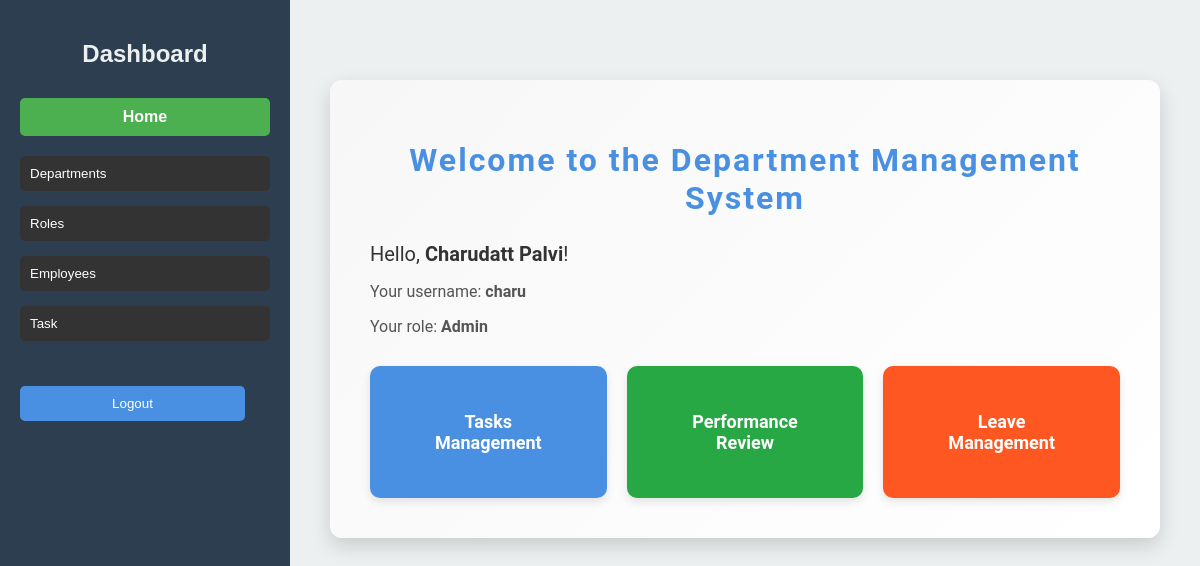
/ (signed in), run on the app's committed database.
### deptapp/models.py (models this page shows, shortened)
class Users(AbstractBaseUser, PermissionsMixin):
    first_name = models.CharField(max_length=50)
    last_name = models.CharField(max_length=50)
    email = models.EmailField(unique=True)
    mobile = models.CharField(max_length=10)
    role = models.ForeignKey('Roles', on_delete=models.SET_NULL, null=True)
    department = models.ForeignKey('Depart', on_delete=models.SET_NULL, null=True)
    reporting_manager = models.ForeignKey('self', on_delete=models.SET_NULL, null=True, blank=True)
    date_of_joining = models.DateField(auto_now_add=True)
    username = models.CharField(unique=True, max_length=100)
    password = models.CharField(max_length=255)
    created_at = models.DateTimeField(auto_now_add=True)
    updated_at = models.DateTimeField(auto_now=True)
    is_active = models.BooleanField(default=True)
    is_staff = models.BooleanField(default=False)
    objects = UserManager()
    USERNAME_FIELD = 'username'
    REQUIRED_FIELDS = ['email']

class Roles(models.Model):
    role_id = models.AutoField(primary_key=True)
    role_name = models.CharField(max_length=100)
    description = models.CharField(max_length=300)
    created_at = models.DateTimeField(auto_now_add=True)
    updated_at = models.DateTimeField(auto_now=True)
    status = models.BooleanField(default=True)

### deptapp/views.py (the view)
# urls.py: path('',views.showHome),
def showHome(request):
    user = Users.objects.get(username=request.user.username) if request.user.is_authenticated else None
    context = {
        'is_authenticated': bool(user),
        'user': user,
        'role': user.role.role_name if user and user.role else 'No Role Assigned',
    }
    return render(request, 'index.html', context)

### templates/index.html (shortened to what this page needs)
{% extends 'base.html' %}
{% load static %}
{% block content %}
<div class="welcome-container">
    <h1 class="page-title">Welcome to the Department Management System</h1>
    <div class="welcome-message">
        {% if is_authenticated %}
            <p class="greeting">Hello, <strong>{{ user.first_name }} {{ user.last_name }}</strong>!</p>
            <p class="info">Your username: <strong>{{ user.username }}</strong></p>
            <p class="info">Your role: <strong>{{ role }}</strong></p>
        {% else %}
            <p class="greeting">Hello, <strong>Guest User</strong>!</p>
            <p class="info">Please <a href="{% url 'login' %}" class="login-link">login</a> to access more features.</p>
        {% endif %}
    </div>
    <div class="action-boxes">
        <div class="box box-blue">
            <a href="{% url 'viewtasks' %}" class="box-link">Tasks Management</a>
        </div>
        <div class="box box-green">
            <a href="{% url 'view_reviews' %}" class="box-link">Performance Review</a>
        </div>
        <div class="box box-orange">
            {% if user.is_authenticated %}
                <a href="{% url 'leave_dashboard' %}" class="box-link">Leave Management</a>
            {% else %}
                <a class="box-link" id="leaveManagementBtn">Leave Management</a>
            {% endif %}
        </div>
    </div>
</div>
{% endblock %}

### static/css/style.css (style rules this page uses)
body, html { margin: 0; padding: 0; font-family: Arial, sans-serif; display: flex; height: 100vh; flex-direction: column; }
@media (min-width: 768px) { body { flex-direction: row; } }
h1 { text-align: center; color: #333; font-size: 2em; }

### templates/index.html (style rules this page uses)
.welcome-container { max-width: 900px; margin: 40px auto; padding: 40px; background-color: #fff; border-radius: 12px; box-shadow: 0 8px 20px rgba(0, 0, 0, 0.15); font-family: 'Roboto', sans-serif; background: linear-gradient(135deg, #f7f7f7, #ffffff); }
.page-title { text-align: center; color: #4a90e2; font-size: 32px; font-weight: 700; margin-bottom: 25px; letter-spacing: 2px; }
.greeting { font-size: 20px; color: #333; margin-bottom: 10px; }
.info { font-size: 16px; color: #555; }
.action-boxes { display: flex; justify-content: space-between; margin-top: 30px; gap: 20px; flex-wrap: nowrap; }
.box { width: 30%; padding: 30px; text-align: center; border-radius: 10px; box-shadow: 0 4px 8px rgba(0, 0, 0, 0.1); transition: transform 0.3s ease, box-shadow 0.3s ease; }
.box-link { display: block; color: white; font-size: 18px; font-weight: bold; text-decoration: none; padding: 15px 25px; border-radius: 6px; transition: background-color 0.3s ease, color 0.3s ease; }
.box-blue { background-color: #4a90e2; }
.box-blue .box-link { background-color: #4a90e2; }
.box-green { background-color: #28a745; }
.box-green .box-link { background-color: #28a745; }
.box-orange { background-color: #ff5722; }
.box-orange .box-link { background-color: #ff5722; }

### data on the page
Users: first_name "Charudatt", last_name "Palvi", username "charu"
Roles: role_name "Admin"
